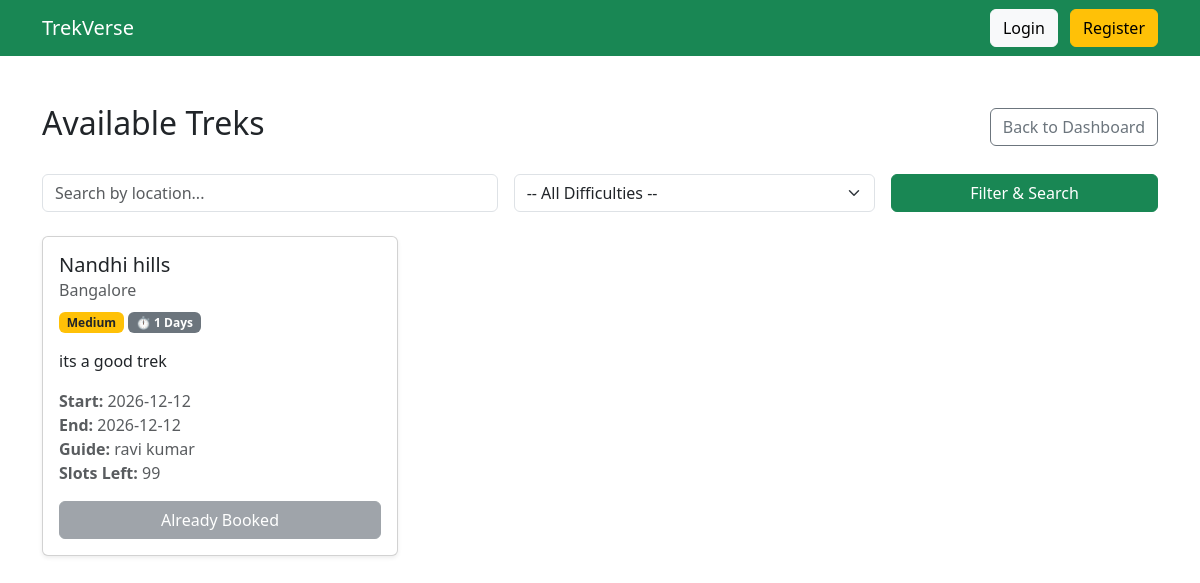
Screenshot of /user/user_treks (signed in) with the database file from the repository.
### models.py (models this page shows)
class Trek(db.Model):
    __tablename__ = "treks"
    id = db.Column(db.Integer, primary_key=True)
    name = db.Column(db.String(100), nullable=False)
    location = db.Column(db.String(100), nullable=False)
    difficulty = db.Column(db.String(20), nullable=False)
    duration = db.Column(db.Integer, nullable=False)
    available_slots = db.Column(db.Integer, nullable=False)
    status = db.Column(db.String(20), default="Pending")
    start_date = db.Column(db.Date)
    end_date = db.Column(db.Date)
    description = db.Column(db.Text)
    staff_id = db.Column(
        db.Integer,
        db.ForeignKey("users.id")
    )
    created_at = db.Column(
        db.DateTime,
        default=datetime.utcnow
    )
    bookings = db.relationship(
        "Booking",
        backref="trek",
        lazy=True
    )

class User(db.Model):
    __tablename__ = "users"
    id = db.Column(db.Integer, primary_key=True)
    name = db.Column(db.String(100), nullable=False)
    email = db.Column(db.String(120), unique=True, nullable=False)
    password = db.Column(db.String(255), nullable=False)
    phone = db.Column(db.String(15))
    role = db.Column(db.String(20), nullable=False)
    approved = db.Column(db.Boolean, default=False)
    blacklisted = db.Column(db.Boolean, default=False)
    experience_years = db.Column(db.Integer, default=0)
    skills = db.Column(db.String(255), default="")
    bio = db.Column(db.Text, default="")
    created_at = db.Column(db.DateTime, default=datetime.utcnow)
    managed_treks = db.relationship(
        "Trek",
        backref="staff",
        lazy=True
    )
    bookings = db.relationship(
        "Booking",
        backref="user",
        lazy=True
    )

### routes.py (the view)
    @app.route("/user/user_treks")
    def user_treks():
        if "user_id" not in session or session["role"] != "user":
            return "Access Denied"
        location = request.args.get("location", "")
        difficulty = request.args.get("difficulty", "")
        query = Trek.query.filter_by(status="Open")
        if location:
            query = query.filter(Trek.location.like(f"%{location}%"))
        if difficulty:
            query = query.filter_by(difficulty=difficulty)
        treks = query.all()
        bookings = Booking.query.filter_by(user_id=session["user_id"], status="Booked").all()
        booked_trek_ids = {b.trek_id for b in bookings}
        return render_template("user/user_treks.html", treks=treks, location=location, difficulty=difficulty, booked_trek_ids=booked_trek_ids)

### templates/user/user_treks.html (shortened to what this page needs)
{% extends "base.html" %}
{% block content %}
<div class="d-flex justify-content-between align-items-center mb-4">
    <h2>Available Treks</h2>
    <a href="/user/dashboard" class="btn btn-outline-secondary">Back to Dashboard</a>
</div>
<form method="GET" action="/user/user_treks" class="row g-3 mb-4">
    <div class="col-md-5">
        <input type="text" name="location" class="form-control" placeholder="Search by location..." value="{{ location or '' }}">
    </div>
    <div class="col-md-4">
        <select name="difficulty" class="form-select">
            <option value="">-- All Difficulties --</option>
        </select>
    </div>
    <div class="col-md-3">
        <button type="submit" class="btn btn-success w-100">Filter & Search</button>
    </div>
</form>
<div class="row row-cols-1 row-cols-md-2 row-cols-lg-3 g-4">
    {% for trek in treks %}
    <div class="col">
        <div class="card h-100 shadow-sm">
            <div class="card-body d-flex flex-column">
                <h5 class="card-title">{{ trek.name }}</h5>
                <h6 class="card-subtitle mb-2 text-muted"> {{ trek.location }}</h6>
                <div class="mb-3">
                    <span class="badge {% if trek.difficulty == 'Easy' %}bg-info{% elif trek.difficulty == 'Medium' %}bg-warning text-dark{% else %}bg-danger{% endif %}">
                        {{ trek.difficulty }}
                    </span>
                    <span class="badge bg-secondary">⏱ {{ trek.duration }} Days</span>
                </div>
                <p class="card-text text-truncate">{{ trek.description or 'No description provided.' }}</p>
                <ul class="list-unstyled mt-auto mb-3 text-muted">
                    <li><strong>Start:</strong> {{ trek.start_date.strftime('%Y-%m-%d') if trek.start_date else 'N/A' }}</li>
                    <li> <strong>End:</strong> {{ trek.end_date.strftime('%Y-%m-%d') if trek.end_date else 'N/A' }}</li>
                    <li> <strong>Guide:</strong> {{ trek.staff.name if trek.staff else 'TBA' }}</li>
                    <li> <strong>Slots Left:</strong> {{ trek.available_slots }}</li>
                </ul>
                {% set is_booked = trek.id in booked_trek_ids %}
                {% if is_booked %}
                <button class="btn btn-secondary w-100" disabled>Already Booked</button>
                {% elif trek.available_slots <= 0 %}
                <button class="btn btn-danger w-100" disabled>Fully Booked</button>
                {% else %}
                <form action="/user/book/{{ trek.id }}" method="POST">
                    <button type="submit" class="btn btn-success w-100">Book Trek Now</button>
                </form>
                {% endif %}
            </div>
        </div>
    </div>
    {% else %}
    <div class="col-12 text-center py-5">
        <p class="lead text-muted">No available open treks match your search criteria.</p>
    </div>
    {% endfor %}
</div>
{% endblock %}

### rows the page displays
Trek: name "Nandhi hills", location "Bangalore", difficulty "Medium", duration "1", description "its a good trek", start_date "2026-12-12", end_date "2026-12-12", staff "ravi kumar", available_slots "99"
